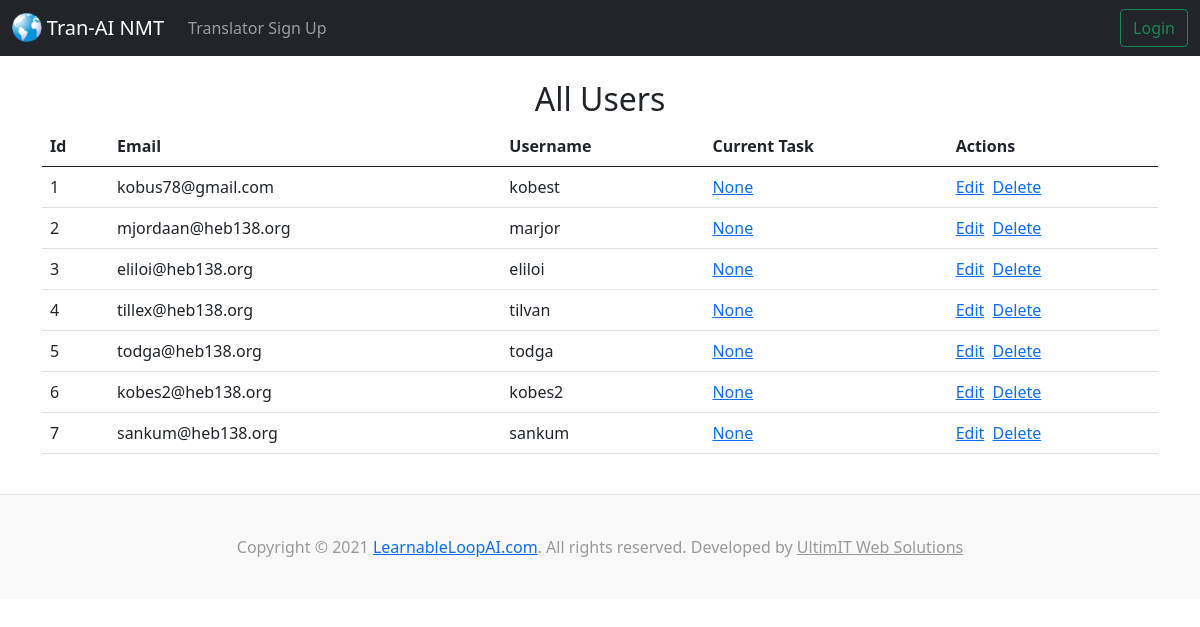
/users/, run on an earlier commit of the app's database.
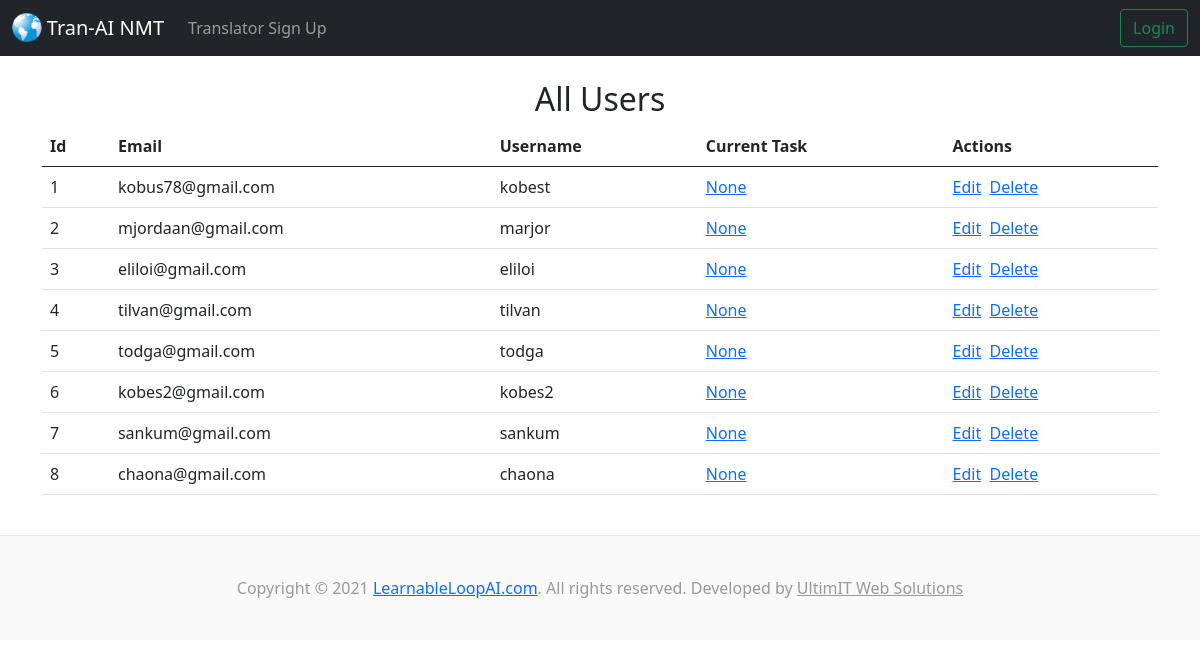
And on a later commit of the database.
### accounts/models.py (models this page shows, shortened)
class CustomUser(AbstractBaseUser, PermissionsMixin):
    email = models.EmailField(_('email address'), unique=True)
    username = models.CharField(_('username'), max_length=6, default='')
    admin = models.BooleanField(default=False)
    is_staff = models.BooleanField(default=False)
    is_active = models.BooleanField(default=True)
    created_at = models.DateTimeField(default=timezone.now)
    cur_task = models.ForeignKey(Task, blank=True, null=True, on_delete=models.CASCADE)
    USERNAME_FIELD = 'email'
    REQUIRED_FIELDS = []
    objects = CustomUserManager()

### tranai/views.py (the view)
# urls.py: path('users/', views.index_users, name='index-users'),
def index_users(request):
  User = get_user_model()
  users = User.objects.all()
  return render(request, 'tranai/index_users.html', {'users': users})

### tranai/templates/tranai/index_users.html
{% extends 'tranai/base.html' %}
{% block content %}
<center><h2>All Users</h2></center>
<table class="table table-hover">
  <thead>
    <tr>
      <th scope="col">Id</th>
      <th scope="col">Email</th>
      <th scope="col">Username</th>
      <th scope="col">Current Task</th>
      <th scope="col">Actions</th>
    </tr>
  </thead>
  <tbody>
{% for user in users %}
    <tr>
      <td>{{ user.id }}</td>
      <td>{{ user.email }}</td>
      <td>{{ user.username }}</td>
      <td><a href="">{{user.cur_task}}</a></td>
      <td><a href="">Edit</a>&nbsp;&nbsp;<a href="">Delete</a></td>
    </tr>
{% endfor %}
  </tbody>
</table>
{% endblock %}

What changed in the data, as far as the page shows it:
changed CustomUser "marjor": email "mjordaan@heb138.org" → "mjordaan@gmail.com"
changed CustomUser "eliloi": email "eliloi@heb138.org" → "eliloi@gmail.com"
changed CustomUser "tilvan": email "tillex@heb138.org" → "tilvan@gmail.com"
changed CustomUser "todga": email "todga@heb138.org" → "todga@gmail.com"
changed CustomUser "kobes2": email "kobes2@heb138.org" → "kobes2@gmail.com"
changed CustomUser "sankum": email "sankum@heb138.org" → "sankum@gmail.com"
added CustomUser: id "8", email "chaona@gmail.com", username "chaona", cur_task "None"
